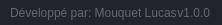
              <widget class="QFrame" name="frame_grip">
               <property name="minimumSize">
                <size>
                 <width>0</width>
                 <height>25</height>
                </size>
               </property>
               <property name="maximumSize">
                <size>
                 <width>16777215</width>
                 <height>25</height>
                </size>
               </property>
               <property name="styleSheet">
                <string notr="true">background-color: rgb(33, 37, 43);</string>
               </property>
               <property name="frameShape">
                <enum>QFrame::NoFrame</enum>
               </property>
               <property name="frameShadow">
                <enum>QFrame::Raised</enum>
               </property>
               <layout class="QHBoxLayout" name="horizontalLayout_6">
                <property name="spacing">
                 <number>0</number>
                </property>
                <property name="leftMargin">
                 <number>0</number>
                </property>
                <property name="topMargin">
                 <number>0</number>
                </property>
                <property name="rightMargin">
                 <number>2</number>
                </property>
                <property name="bottomMargin">
                 <number>0</number>
                </property>
                <item>
                 <widget class="QFrame" name="frame_label_bottom">
                  <property name="frameShape">
                   <enum>QFrame::NoFrame</enum>
                  </property>
                  <property name="frameShadow">
                   <enum>QFrame::Raised</enum>
                  </property>
                  <layout class="QHBoxLayout" name="horizontalLayout_7">
                   <property name="spacing">
                    <number>0</number>
                   </property>
                   <property name="leftMargin">
                    <number>10</number>
                   </property>
                   <property name="topMargin">
                    <number>0</number>
                   </property>
                   <property name="rightMargin">
                    <number>10</number>
                   </property>
                   <property name="bottomMargin">
                    <number>0</number>
                   </property>
                   <item>
                    <widget class="QLabel" name="label_credits">
                     <property name="font">
                      <font>
                       <family>Segoe UI</family>
                      </font>
                     </property>
                     <property name="styleSheet">
                      <string notr="true">color: rgb(98, 103, 111);</string>
                     </property>
                     <property name="text">
                      <string>Développé par: Mouquet Lucas</string>
                     </property>
                    </widget>
                   </item>
                   <item>
                    <widget class="QLabel" name="label_version">
                     <property name="maximumSize">
                      <size>
                       <width>100</width>
                       <height>16777215</height>
                      </size>
                     </property>
                     <property name="font">
                      <font>
                       <family>Segoe UI</family>
                      </font>
                     </property>
                     <property name="styleSheet">
                      <string notr="true">color: rgb(98, 103, 111);</string>
                     </property>
                     <property name="text">
                      <string>v1.0.0</string>
                     </property>
                     <property name="alignment">
                      <set>Qt::AlignRight|Qt::AlignTrailing|Qt::AlignVCenter</set>
                     </property>
                    </widget>
                   </item>
                  </layout>
                 </widget>
                </item>
                <item>
                 <widget class="QFrame" name="frame_size_grip">
                  <property name="maximumSize">
                   <size>
                    <width>20</width>
                    <height>20</height>
                   </size>
                  </property>
                  <property name="styleSheet">
                   <string notr="true">QSizeGrip {
	background-image: url(:/16x16/icons/16x16/cil-size-grip.png);
	background-position: center;
	background-repeat: no-reperat;
}</string>
                  </property>
                  <property name="frameShape">
                   <enum>QFrame::NoFrame</enum>
                  </property>
                  <property name="frameShadow">
                   <enum>QFrame::Raised</enum>
                  </property>
                 </widget>
                </item>
               </layout>
              </widget>
